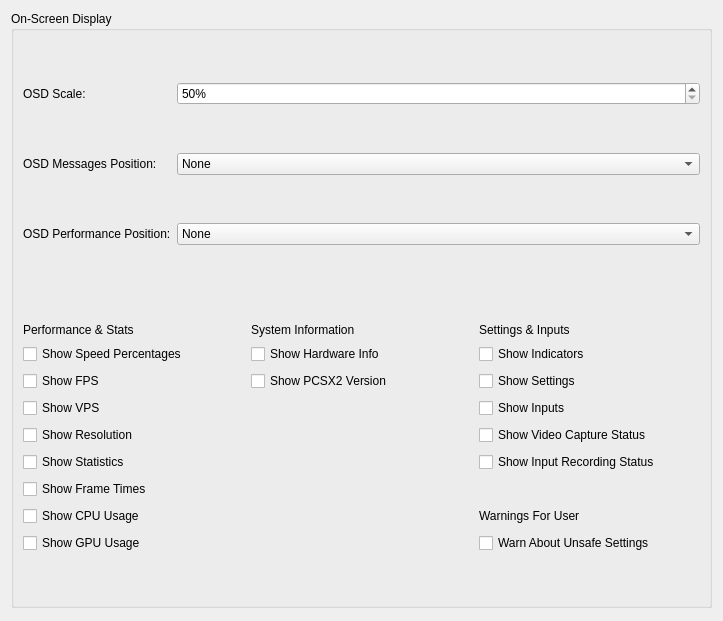
<?xml version="1.0" encoding="UTF-8"?>
<ui version="4.0">
 <class>GraphicsOnScreenDisplaySettingsTab</class>
 <widget class="QWidget" name="GraphicsOnScreenDisplaySettingsTab">
  <property name="geometry">
   <rect>
    <x>0</x>
    <y>0</y>
    <width>722</width>
    <height>621</height>
   </rect>
  </property>
  <property name="windowTitle">
   <string/>
  </property>
  <layout class="QVBoxLayout" name="verticalLayout">
   <item>
    <widget class="QGroupBox" name="layout">
     <property name="title">
      <string>On-Screen Display</string>
     </property>
     <layout class="QGridLayout" name="gridLayout">
      <item row="1" column="0">
       <widget class="QLabel" name="messagesPosLabel">
        <property name="text">
         <string>OSD Messages Position:</string>
        </property>
       </widget>
      </item>
      <item row="0" column="1">
       <widget class="QSpinBox" name="scale">
        <property name="sizePolicy">
         <sizepolicy hsizetype="MinimumExpanding" vsizetype="Fixed">
          <horstretch>0</horstretch>
          <verstretch>0</verstretch>
         </sizepolicy>
        </property>
        <property name="suffix">
         <string>%</string>
        </property>
        <property name="minimum">
         <number>50</number>
        </property>
        <property name="maximum">
         <number>500</number>
        </property>
       </widget>
      </item>
      <item row="1" column="1">
       <widget class="QComboBox" name="messagesPos">
        <item>
         <property name="text">
          <string>None</string>
         </property>
        </item>
        <item>
         <property name="text">
          <string>Top Left (Default)</string>
         </property>
        </item>
        <item>
         <property name="text">
          <string>Top Center</string>
         </property>
        </item>
        <item>
         <property name="text">
          <string>Top Right</string>
         </property>
        </item>
        <item>
         <property name="text">
          <string>Center Left</string>
         </property>
        </item>
        <item>
         <property name="text">
          <string>Center</string>
         </property>
        </item>
        <item>
         <property name="text">
          <string>Center Right</string>
         </property>
        </item>
        <item>
         <property name="text">
          <string>Bottom Left</string>
         </property>
        </item>
        <item>
         <property name="text">
          <string>Bottom Center</string>
         </property>
        </item>
        <item>
         <property name="text">
          <string>Bottom Right</string>
         </property>
        </item>
       </widget>
      </item>
      <item row="4" column="0" colspan="2">
       <layout class="QGridLayout" name="optionLayout" rowstretch="0,0,0,0,0,0,0,0,0,0,0">
        <property name="sizeConstraint">
         <enum>QLayout::SetDefaultConstraint</enum>
        </property>
        <property name="topMargin">
         <number>10</number>
        </property>
        <property name="spacing">
         <number>7</number>
        </property>
        <item row="8" column="0">
         <widget class="QCheckBox" name="showFrameTimes">
          <property name="text">
           <string>Show Frame Times</string>
          </property>
         </widget>
        </item>
        <item row="9" column="2">
         <widget class="QLabel" name="warningLabel">
          <property name="text">
           <string>Warnings For User</string>
          </property>
         </widget>
        </item>
        <item row="9" column="0">
         <widget class="QCheckBox" name="showCPU">
          <property name="text">
           <string>Show CPU Usage</string>
          </property>
         </widget>
        </item>
        <item row="1" column="1">
         <widget class="QCheckBox" name="showHardwareInfo">
          <property name="text">
           <string>Show Hardware Info</string>
          </property>
         </widget>
        </item>
        <item row="6" column="2">
         <widget class="QCheckBox" name="showInputRec">
          <property name="text">
           <string>Show Input Recording Status</string>
          </property>
         </widget>
        </item>
        <item row="5" column="0">
         <widget class="QCheckBox" name="showResolution">
          <property name="text">
           <string>Show Resolution</string>
          </property>
         </widget>
        </item>
        <item row="0" column="1">
         <widget class="QLabel" name="Column1_SystemInformation">
          <property name="sizePolicy">
           <sizepolicy hsizetype="Preferred" vsizetype="Fixed">
            <horstretch>0</horstretch>
            <verstretch>0</verstretch>
           </sizepolicy>
          </property>
          <property name="text">
           <string>System Information</string>
          </property>
         </widget>
        </item>
        <item row="4" column="0">
         <widget class="QCheckBox" name="showVPS">
          <property name="text">
           <string>Show VPS</string>
          </property>
         </widget>
        </item>
        <item row="10" column="0">
         <widget class="QCheckBox" name="showGPU">
          <property name="text">
           <string>Show GPU Usage</string>
          </property>
         </widget>
        </item>
        <item row="1" column="0">
         <widget class="QCheckBox" name="showSpeed">
          <property name="text">
           <string>Show Speed Percentages</string>
          </property>
         </widget>
        </item>
        <item row="0" column="0">
         <widget class="QLabel" name="Column0_PerformanceAndStats">
          <property name="sizePolicy">
           <sizepolicy hsizetype="Preferred" vsizetype="Fixed">
            <horstretch>0</horstretch>
            <verstretch>0</verstretch>
           </sizepolicy>
          </property>
          <property name="text">
           <string>Performance &amp; Stats</string>
          </property>
         </widget>
        </item>
        <item row="2" column="2">
         <widget class="QCheckBox" name="showSettings">
          <property name="text">
           <string>Show Settings</string>
          </property>
         </widget>
        </item>
        <item row="6" column="0">
         <widget class="QCheckBox" name="showGSStats">
          <property name="text">
           <string>Show Statistics</string>
          </property>
         </widget>
        </item>
        <item row="1" column="2">
         <widget class="QCheckBox" name="showIndicators">
          <property name="text">
           <string>Show Indicators</string>
          </property>
         </widget>
        </item>
        <item row="5" column="2">
         <widget class="QCheckBox" name="showVideoCapture">
          <property name="text">
           <string>Show Video Capture Status</string>
          </property>
         </widget>
        </item>
        <item row="4" column="2">
         <widget class="QCheckBox" name="showInputs">
          <property name="text">
           <string>Show Inputs</string>
          </property>
         </widget>
        </item>
        <item row="10" column="2">
         <widget class="QCheckBox" name="warnAboutUnsafeSettings">
          <property name="text">
           <string>Warn About Unsafe Settings</string>
          </property>
         </widget>
        </item>
        <item row="2" column="0">
         <widget class="QCheckBox" name="showFPS">
          <property name="text">
           <string>Show FPS</string>
          </property>
         </widget>
        </item>
        <item row="2" column="1">
         <widget class="QCheckBox" name="showVersion">
          <property name="text">
           <string>Show PCSX2 Version</string>
          </property>
         </widget>
        </item>
        <item row="0" column="2">
         <widget class="QLabel" name="Column2_SettingsAndInputs">
          <property name="sizePolicy">
           <sizepolicy hsizetype="Preferred" vsizetype="Fixed">
            <horstretch>0</horstretch>
            <verstretch>0</verstretch>
           </sizepolicy>
          </property>
          <property name="text">
           <string>Settings &amp; Inputs</string>
          </property>
         </widget>
        </item>
       </layout>
      </item>
      <item row="0" column="0">
       <widget class="QLabel" name="scaleLabel">
        <property name="text">
         <string>OSD Scale:</string>
        </property>
       </widget>
      </item>
      <item row="2" column="1">
       <widget class="QComboBox" name="performancePos">
        <item>
         <property name="text">
          <string>None</string>
         </property>
        </item>
        <item>
         <property name="text">
          <string>Top Left</string>
         </property>
        </item>
        <item>
         <property name="text">
          <string>Top Center</string>
         </property>
        </item>
        <item>
         <property name="text">
          <string>Top Right (Default)</string>
         </property>
        </item>
        <item>
         <property name="text">
          <string>Center Left</string>
         </property>
        </item>
        <item>
         <property name="text">
          <string>Center</string>
         </property>
        </item>
        <item>
         <property name="text">
          <string>Center Right</string>
         </property>
        </item>
        <item>
         <property name="text">
          <string>Bottom Left</string>
         </property>
        </item>
        <item>
         <property name="text">
          <string>Bottom Center</string>
         </property>
        </item>
        <item>
         <property name="text">
          <string>Bottom Right</string>
         </property>
        </item>
       </widget>
      </item>
      <item row="3" column="0" colspan="2">
       <spacer name="checkboxSpacer">
        <property name="orientation">
         <enum>Qt::Vertical</enum>
        </property>
        <property name="sizeType">
         <enum>QSizePolicy::Fixed</enum>
        </property>
        <property name="sizeHint" stdset="0">
         <size>
          <width>20</width>
          <height>20</height>
         </size>
        </property>
       </spacer>
      </item>
      <item row="2" column="0">
       <widget class="QLabel" name="performancePosLabel">
        <property name="text">
         <string>OSD Performance Position:</string>
        </property>
       </widget>
      </item>
     </layout>
    </widget>
   </item>
   <item>
    <spacer name="verticalSpacer_3">
     <property name="orientation">
      <enum>Qt::Vertical</enum>
     </property>
     <property name="sizeType">
      <enum>QSizePolicy::Maximum</enum>
     </property>
     <property name="sizeHint" stdset="0">
      <size>
       <width>701</width>
       <height>2</height>
      </size>
     </property>
    </spacer>
   </item>
  </layout>
 </widget>
 <resources/>
 <connections/>
</ui>
